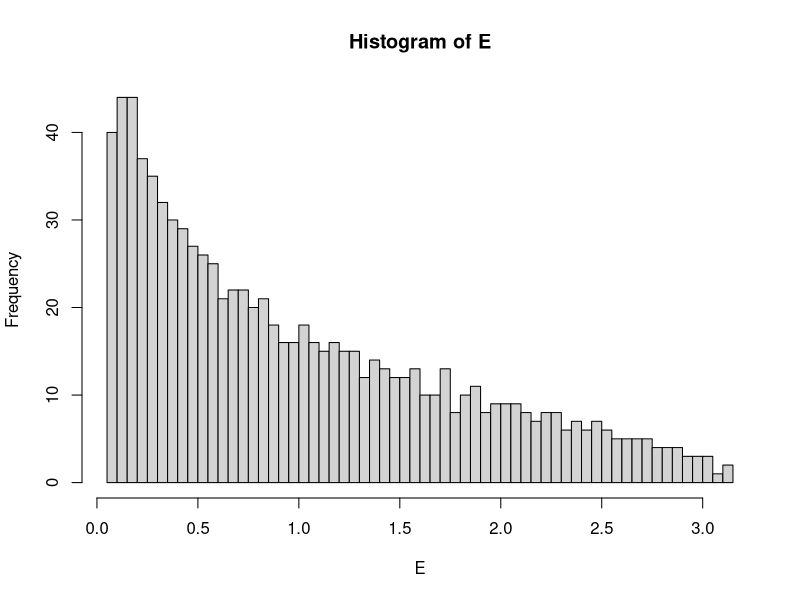
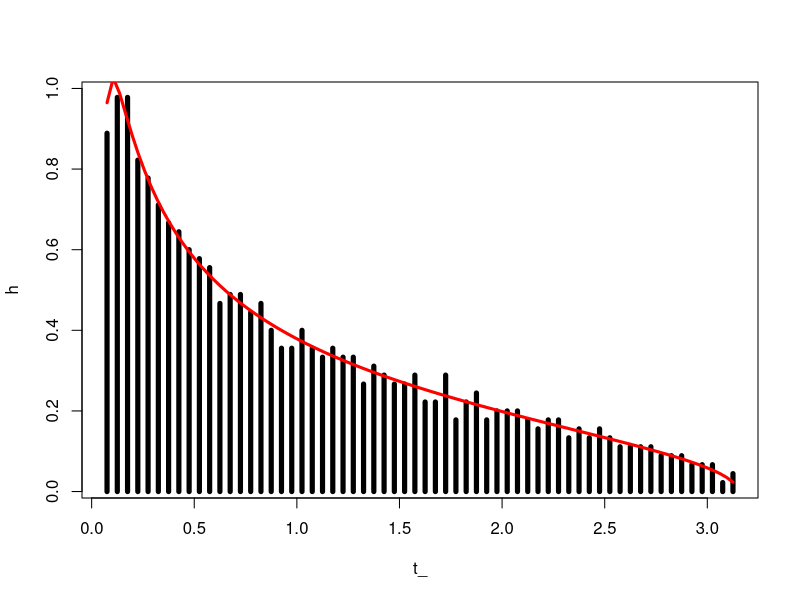

Write R code to recreate these figures, in order.
#' This script illustrate the Marchenko-Pastur limit of runifom matrix theory, as described in A. Meucci, 
#' "Risk and Asset Allocation", Springer, 2005,  Chapter 4.
#'
#' @references
#' A. Meucci - "Exercises in Advanced Risk and Portfolio Management" \url{http://symmys.com/node/170},
#' "E 190 - Random matrix theory: Marchenko-Pastur limit".
#'	
#' See Meucci's script for "S_PasturMarchenko.m"
#'

##################################################################################################################
### Inputs
T = 1500;
N = 900;

##################################################################################################################
### Empirical eigenvalues

#X = matrix( runif(T*N), T, N ) ; # normal
#X = (matrix( runif(T*N), T, N ) - 0.5) * sqrt(12); # uniform
X = log(matrix( runif( T*N ), T, N )) + 1; # exponential

Y = ( t(X) %*% X ) / T; # symmetrize and rescale
E = t(eigen(Y)$values);

NumBins = ceiling( 10 * log( length( E )));
h = hist(E, NumBins, 1); 
t_= h$mids;
b = h$counts;
D = t_[ 2 ] - t_[ 1 ];
h = b / (D * N);

##################################################################################################################
### Theoretical eigenvalues
q = N / T;
t_min = ( 1 - sqrt( q )) ^ 2;
t_max = ( 1 + sqrt( q )) ^ 2;
t = seq(t_[ 1 ], t_[length(t_)], (t_[ length(t_) ]- t_[ 1 ])/100 );
a = pmax( t_max - t, 0);
b = pmax( t - t_min, 0);
y = 1 / ( q * 2 * pi * t) * sqrt(a * b);

##################################################################################################################
### Plots
#barplot(t_,h);
plot(t_,h, type="h", lwd=5);
lines(t , y, col = 'red', lwd = 3);
